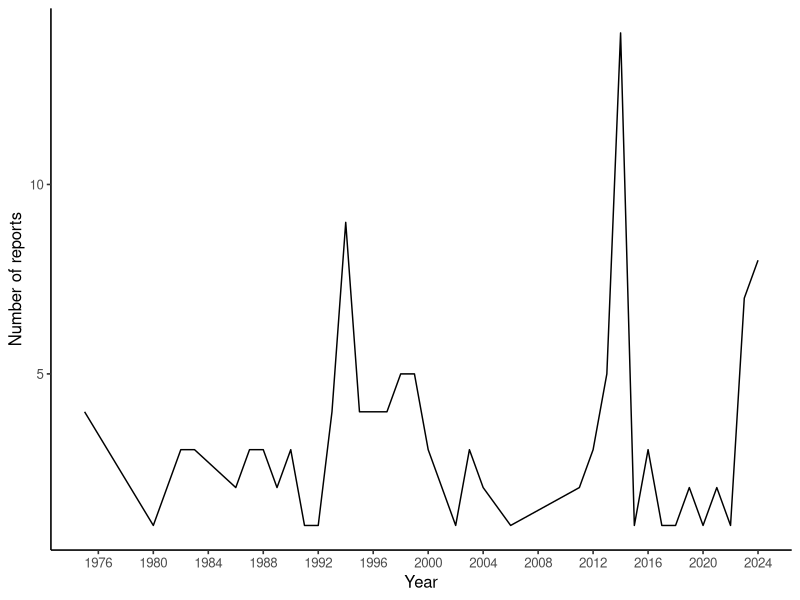

Write the R code that produced this figure.
## ---- chunk 1
library(readxl)
library(readr)
library(dplyr)
library(knitr)
library(ggplot2)
theme_set(theme_classic(base_size = 12))
# This moves and bolds the figure caption 
theme_update(plot.caption.position = "plot", plot.caption = element_text(hjust=0, face="bold", size=rel(1.15)))
## ---- chunk 2
wpr_48hr_reports <- read_csv("wpr-48hr-reports.csv")
wpr_48hr_reports$year<-substr(wpr_48hr_reports$`Report number`, nchar(wpr_48hr_reports$`Report number`)-8, nchar(wpr_48hr_reports$`Report number`)-5)
table1<- wpr_48hr_reports %>% group_by(year) %>% summarise(count=n()) 
## ---- chunk 3
ggplot(table1, aes(x=as.numeric(year), y=count, group=1)) +
  xlab("Year")+ ylab("Number of reports")+geom_line()+ scale_x_continuous(breaks=seq(1972,2024,4))
